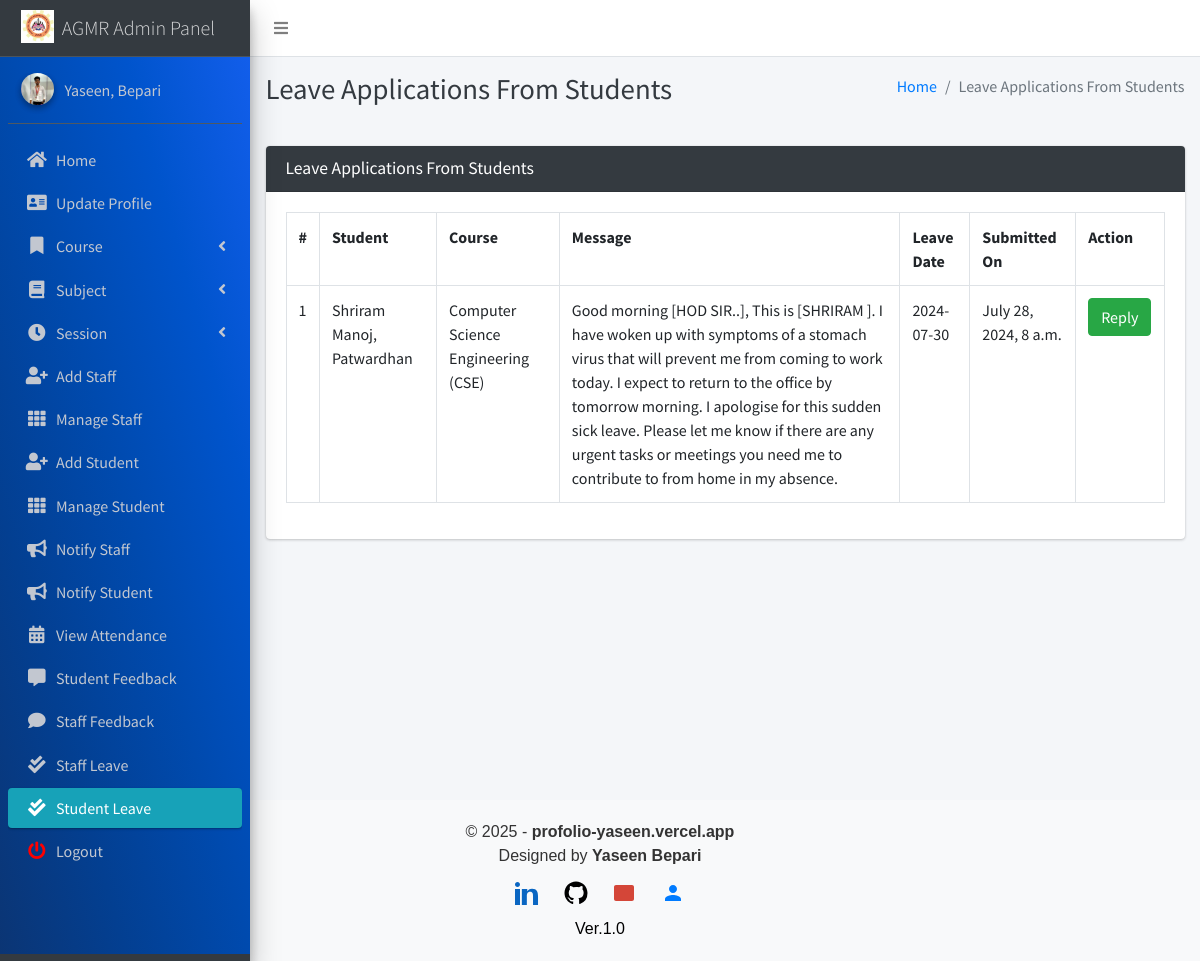
The page /student/view/leave/ (signed in) on the database its author committed.
### main_app/models.py (models this page shows)
class CustomUser(AbstractUser):
    USER_TYPE = ((1, "HOD"), (2, "Staff"), (3, "Student"))
    GENDER = [("M", "Male"), ("F", "Female")]
    username = None  # Removed username, using email instead
    email = models.EmailField(unique=True)
    user_type = models.CharField(default=1, choices=USER_TYPE, max_length=1)
    gender = models.CharField(max_length=1, choices=GENDER)
    profile_pic = models.ImageField()
    address = models.TextField()
    fcm_token = models.TextField(default="")  # For firebase notifications
    created_at = models.DateTimeField(auto_now_add=True)
    updated_at = models.DateTimeField(auto_now=True)
    USERNAME_FIELD = "email"
    REQUIRED_FIELDS = []
    objects = CustomUserManager()
    def __str__(self):
        return self.last_name + ", " + self.first_name

class LeaveReportStudent(models.Model):
    student = models.ForeignKey(Student, on_delete=models.CASCADE)
    date = models.CharField(max_length=60)
    message = models.TextField()
    status = models.SmallIntegerField(default=0)
    created_at = models.DateTimeField(auto_now_add=True)
    updated_at = models.DateTimeField(auto_now=True)

class Student(models.Model):
    admin = models.OneToOneField(CustomUser, on_delete=models.CASCADE)
    course = models.ForeignKey(Course, on_delete=models.DO_NOTHING, null=True, blank=False)
    session = models.ForeignKey(Session, on_delete=models.DO_NOTHING, null=True)
    def __str__(self):
        return self.admin.last_name + ", " + self.admin.first_name

class Course(models.Model):
    name = models.CharField(max_length=120)
    created_at = models.DateTimeField(auto_now_add=True)
    updated_at = models.DateTimeField(auto_now=True)
    def __str__(self):
        return self.name

### main_app/hod_views.py (the view, shortened to what this page needs)
# urls.py: path("student/view/leave/", hod_views.view_student_leave,
@csrf_exempt
def view_student_leave(request):
    if request.method != 'POST':
        allLeave = LeaveReportStudent.objects.all()
        context = {
            'allLeave': allLeave,
            'page_title': 'Leave Applications From Students'
        }
        return render(request, "hod_template/student_leave_view.html", context)

### main_app/templates/hod_template/student_leave_view.html (shortened to what this page needs)
{% extends 'main_app/base.html' %}
{% load static %}
{% block page_title %}{{page_title}}{% endblock page_title %}
{% block content %}
<section class="content">
    <div class="container-fluid">
        <div class="row">
            <div class="col-md-12">
                <div class="card card-dark">
                    <div class="card-header">
                        <h3 class="card-title">{{page_title}}</h3>
                    </div>
                    <div class="table card-body">
                        <table class="table table-bordered table-hover">
                            <tr>
                                <th>#</th>
                                <th>Student</th>
                                <th>Course</th>
                                <th>Message</th>
                                <th>Leave Date</th>
                                <th>Submitted On</th>
                                <th>Action</th>
                            </tr>
                            {% for leave in  allLeave %}
                              <tr>
                                  <td>{{forloop.counter}}</td>
                                  <td>{{leave.student}}</td>
                                  <td>{{leave.student.course}}</td>
                                  <td>{{leave.message}}</td>
                                  <td>{{leave.date}}</td>
                                  <td>{{leave.created_at}}</td>
                                      {% if leave.status == 0 %}
                                           <td> <button data-toggle = "modal" data-target = "#reply_modal" value="{{leave.id}}" class="btn btn-success reply_open_modal">Reply</button>
{% elif leave.status == -1 %}
<td><span  class='badge badge-danger'>Rejected</span></td>
{% else %}
<td><span  class='badge badge-success'>Approved</span></td>
                                            <td>{{feedback.updated_at}}</td>
                                      {% endif %}
                                  </td>
                              </tr>
                            {% endfor %}
                        </table>
                    </div>
                    </div>
            </div>
        </div>
    </div>
</section>
{% endblock content %}

### main_app/templates/main_app/sidebar_template.html (shortened to what this page needs)
{% load static %}
<aside class="main-sidebar sidebar-dark-info elevation-4">
    {% if request.user.user_type == '1' %}
    <a href="{% url 'admin_home' %}" class="brand-link">
        <img src="{% static 'dist/img/agm logo.jpg' %} " alt="AGMR LOGO"
            class="brand-image " >
        <span class="brand-text font-weight-light" >AGMR Admin Panel</span>
    </a>
    <div class="sidebar" style="background-image: linear-gradient(to right top, #0b3574, #033f91, #004aae, #0054cc, #125eeb);">
        <div class="user-panel mt-3 pb-3 mb-3 d-flex">
            <div class="image">
                <img src="{{ request.user.profile_pic}}" class="img-circle elevation-2" alt="User Image">
            </div>
            <div class="info">
                <a href="#" class="d-block">{{user}}</a>
            </div>
        </div>
        <nav class="mt-2">
            <ul class="nav nav-pills nav-sidebar flex-column" data-widget="treeview" role="menu" data-accordion="false">
                <li class="nav-item">
                    {% url 'admin_home' as admin_home %}
                    <a href="{{admin_home}}" class="nav-link {% if admin_home == request.path %} active {% endif %}">
                        <i class="nav-icon fas fa-home"></i>
                        <p>
                            Home
                        </p>
                    </a>
                </li>
                <li class="nav-item">
                    {% url 'admin_view_profile' as admin_view_profile %}
                    <a href="{{admin_view_profile}}"
                        class="nav-link {% if admin_view_profile == request.path %} active {% endif %}">
                        <i class="nav-icon fas fa-address-card"></i>
                        <p>
                            Update Profile
                        </p>
                    </a>
                </li>
                <li class="nav-item has-treeview">
                    <a href="#" class="nav-link" >
                        <i class="nav-icon fas fa-bookmark"></i>
                        <p>
                            Course
                            <i class="fas fa-angle-left right"></i>
                        </p>
                    </a>
                </li>
                <li class="nav-item has-treeview">
                    <a href="#" class="nav-link">
                        <i class="nav-icon fas fa-book"></i>
                        <p>
                            Subject
                            <i class="fas fa-angle-left right"></i>
                        </p>
                    </a>
                </li>
                <li class="nav-item has-treeview">
                    <a href="#" class="nav-link">
                        <i  class="nav-icon fas fa-clock"></i>
                        <p>
                            Session
                            <i class="fas fa-angle-left right"></i>
                        </p>
                    </a>
                </li>
                <li class="nav-item">
                    {% url 'add_staff' as add_staff %}
                    <a href="{{add_staff}}" class="nav-link {% if add_staff == request.path %} active {% endif %}">
                        <i class="nav-icon fas fa-user-plus"></i>
                        <p>
                            Add Staff
                        </p>
                    </a>
                </li>
                <li class="nav-item">
                    {% url 'manage_staff' as manage_staff %}
                    {% url 'edit_staff' staff_id as edit_staff %}
                    <a href="{{manage_staff}}"
                        class="nav-link {% if manage_staff == request.path or request.path == edit_staff %} active {% endif %}">
                        <i class="nav-icon fas fa-th"></i>
                        <p>
                            Manage Staff
                        </p>
                    </a>
                </li>
                <li class="nav-item">
                    {% url 'add_student' as add_student%}
                    <a href="{{add_student}}" class="nav-link  {% if add_student == request.path %} active {% endif %}">
                        <i class="nav-icon fas fa-user-plus"></i>
                        <p>
                            Add Student
                        </p>
                    </a>
                </li>
                <li class="nav-item">
                    {% url 'manage_student' as manage_student %}
                    {% url 'edit_student' student_id as edit_student %}
                    <a href="{{manage_student}}"
                        class="nav-link  {% if edit_student == request.path or manage_student == request.path %} active {% endif %}">
                        <i class="nav-icon fas fa-th"></i>
                        <p>
                            Manage Student
                        </p>
                    </a>
                </li>
                <li class="nav-item">
                    {% url 'admin_notify_staff' as admin_notify_staff %}
                    <a href="{{admin_notify_staff}}"
                        class="nav-link {% if admin_notify_staff == request.path %} active {% endif %}">
                        <i class="nav-icon fas fa-bullhorn"></i>
                        <p>
                            Notify Staff
                        </p>
                    </a>
                </li>
                <li class="nav-item">
                    {% url 'admin_notify_student' as admin_notify_student %}
                    <a href="{{admin_notify_student}}"
                        class="nav-link {% if admin_notify_student == request.path %} active {% endif %}">
                        <i class="nav-icon fas fa-bullhorn"></i>
                        <p>
                            Notify Student
                        </p>
                    </a>
                </li>
                <li class="nav-item">
                    {% url 'admin_view_attendance' as admin_view_attendance %}
                <li class="nav-item">
                    <a href="{{admin_view_attendance}}"
                        class="nav-link  {% if admin_view_attendance == request.path %} active {% endif %}">
                        <i class="nav-icon fas fa-calendar-alt"></i>
                        <p>
                            View Attendance
                        </p>
                    </a>
                </li>
                <li class="nav-item">
                    {% url 'student_feedback_message' as student_feedback_message %}
                    <a href="{{ student_feedback_message }}"
                        class="nav-link  {% if student_feedback_message == request.path %} active {% endif %}">
                        <i class="nav-icon fas fa-comment-alt"></i>
                        <p>
                            Student Feedback
                        </p>
                    </a>
                </li>
                <li class="nav-item">
                    {% url 'staff_feedback_message' as staff_feedback_message %}
                    <a href="{{staff_feedback_message}}"
                        class="nav-link   {% if staff_feedback_message == request.path %} active {% endif %}">
                        <i  class="nav-icon fas fa-comment"></i>
                        <p>
                            Staff Feedback
                        </p>
                    </a>
                </li>
                <li class="nav-item">
                    {% url 'view_staff_leave' as view_staff_leave %}
                    <a href="{{view_staff_leave}}"
                        class="nav-link  {% if view_staff_leave == request.path %} active {% endif %}">
                        <i  class="nav-icon fas fa-check-double"></i>
                        <p>
                            Staff Leave
                        </p>
                    </a>
                </li>
                <li class="nav-item">
                    {% url 'view_student_leave' as view_student_leave %}
                    <a href="{% url 'view_student_leave' %}"
                        class="nav-link  {% if view_student_leave == request.path %} active {% endif %}">
                        <i  class="nav-icon fas fa-check-double"></i>
                        <p>
                            Student Leave
                        </p>
                    </a>
                </li>
                                        {% endif %}
                                        <li class="nav-item">
                                            <a href="{% url 'user_logout' %}"
                                                onclick="return confirm('Your session would be terminated.\n\nProceed?')"
                                                class="nav-link">
                                                <i  style="color: #ff0000"  class="nav-icon fas fa-power-off"></i>
                                                <p>
                                                    Logout
                                                </p>
                                            </a>
                                        </li>
                                    </ul>
                                </nav>
                            </div>
</aside>

### rows shown on the page
CustomUser: last_name+first_name "Yaseen, Bepari"
LeaveReportStudent: student "Shriram Manoj, Patwardhan", student.course "Computer Science Engineering (CSE)", message "Good morning [HOD SIR..], This is [SHRIRAM ]. I have woken up with symptoms of a stomach virus that will prevent me from coming to work today. I expect to return to the office by tomorrow morning. I apologise for this sudden sick leave. Please let me know if there are any urgent tasks or meetings you need me to contribute to from home in my absence.", date "2024-07-30", created_at "July 28, 2024, 8 a.m."

### other values the page prints
{{ page_title }} "Leave Applications From Students"
